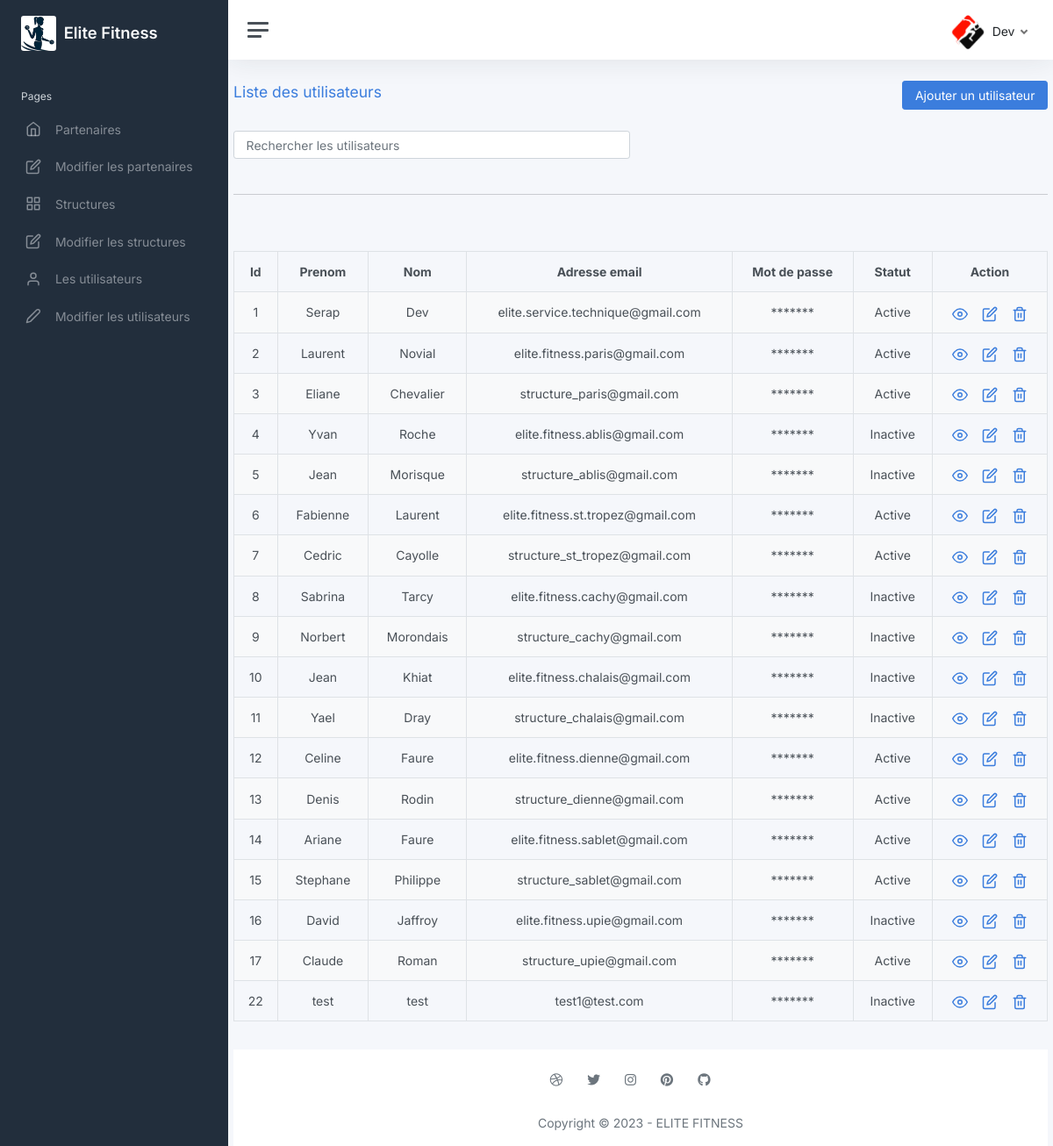
/elite-fitness/pages/modif_utilisateurs.php (signed in), run on the app's committed database.
### tables this page shows
CREATE TABLE `tbl_users` (
  `id` int(11) NOT NULL,
  `name` varchar(250) NOT NULL,
  `username` varchar(250) NOT NULL,
  `email` varchar(100) NOT NULL,
  `password` varchar(100) NOT NULL,
  `roleid` tinyint(4) DEFAULT NULL,
  `isActive` varchar(1) DEFAULT '0',
  `resetpwd` int(11) DEFAULT NULL
);

### elite-fitness/lib/config.php (called while the page is built, shortened)
<?php
	class Config {
	  private $dsn = 'mysql:host=' . self::DBHOST . ';dbname=' . self::DBNAME . '';
	  protected $conn = null;
	  public function __construct() {
	    try {
	      $this->conn = new PDO($this->dsn, self::DBUSER, self::DBPASS);
	      $this->conn->setAttribute(PDO::ATTR_DEFAULT_FETCH_MODE, PDO::FETCH_ASSOC);
	    } catch (PDOException $e) {
	      die('Connectionn Failed : ' . $e->getMessage());
	    }
	    return $this->conn;
	  }
	}
?>

### elite-fitness/pages/modif_utilisateurs.php (the view, shortened to what this page needs)
<?php
include '../lib/config.php';
include '_partials/header.php';
include '_partials/navbar.php';
include './_partials/scripts.php';
	class User extends Config {
	  public function fetch() {
	    $sql = 'SELECT * FROM tbl_users';
	    $stmt = $this->conn->prepare($sql);
	    $stmt->execute();
	    $rows = $stmt->fetchAll();
	    return $rows;
	  }
	}
?>
  <div class="container-fluid">
    <div class="row mt-4">
      <div class="col-lg-12 d-flex justify-content-between align-items-center">
        <div>
          <h4 class="text-primary">Liste des utilisateurs</h4>
        </div>
<?php
		if($rol == 1){
			?>
         <div>
        <a href="./crud_utilisateurs/create.php">
        <button class="btn btn-primary" type="button" data-toggle="modal" data-target="#addNewUserModal">Ajouter un utilisateur</button>
        </a>
        </div>
		<?php
		}
		?>
      </div>
    </div>
    <div class="row mt-4">
            <div class="col-12 col-md-6 mb-4">
                <input type="text" class="form-control"  id="myInput" placeholder="Rechercher les utilisateurs" aria-label="Search cards"
                onkeyup="myFunction()">
            </div>
        </div>
    <hr>
    <div class="row">
      <div class="col-lg-12">
        <div class="table-responsive-sm">
        <div class="mt-5 mb-3 d-flex justify-content-between">
          <?php
$user = new User();
if($datas = $user->fetch()){
    if(count($datas) > 0){
        echo '<table class="table table-striped table-bordered text-center" id="myTable">';
            echo "<thead>";
                echo "<tr>";
                    echo "<th>Id</th>";
                    echo "<th>Prenom</th>";
                    echo "<th>Nom</th>";
                    echo "<th>Adresse email</th>";
                    echo "<th>Mot de passe</th>";
                    echo "<th>Statut</th>";
                    echo "<th>Action</th>";
                echo "</tr>";
            echo "</thead>";
            echo "<tbody>";
            foreach ($datas as $row) {
                echo "<tr>";
                    echo "<td>" . $row['id'] . "</td>";
                    echo "<td>" . $row['name'] . "</td>";
                    echo "<td>" . $row['username'] . "</td>";
                    echo "<td>" . $row['email'] . "</td>";
                    echo "<td>*******</td>";
					  if($row['isActive']==1){$statut='Active';}else{$statut='Inactive';}
                    echo "<td>" . $statut . "</td>";
                    echo "<td>";
                    echo '<a href="./crud_utilisateurs/read.php?id='. $row['id'] .'" class="me-3" ><span class="align-middle" data-feather="eye"></span></a>';
					if($rol == 1){
                    echo '<a href="./crud_utilisateurs/update.php?id='. $row['id'] .'" class="me-3" ><span class="align-middle" data-feather="edit"></span></a>';
                    echo '<a href="./crud_utilisateurs/delete.php?id='. $row['id'] .'" ><span class="align-middle" data-feather="trash-2"></span></a>';
					}
                echo "</td>";
            echo "</tr>";
            }
            echo "</tbody>";
        echo "</table>";
    } else{
        echo '<div class="alert alert-danger"><em>Pas d\'enregistrement</em></div>';
    }
} else{
    echo "Oops! Une erreur est survenue";
}
?>
</div>
</div>
</div>
</div>
<?php
include './_partials/footer.php';
?>

### elite-fitness/pages/_partials/navbar.php (shortened to what this page needs)
<?php
if(isset($_SESSION['email'])){
	$servername = "db5012281103.hosting-data.io";
$username = "dbu2619205";
$password = "SiteEliteFitness2023*@";
$database = "dbs10331785";
$connection = new mysqli($servername, $username, $password, $database);
$sql = "SELECT * FROM tbl_users WHERE email = '".$_SESSION['email']."'";
$result = $connection->query($sql);
$row = $result->fetch_assoc();
$rol = $row['roleid'];
$username = $row['username'];
}
else
{
	 print" <script>
setTimeout(function(){
	window.location.href = 'http://elite-fitness.fr/index.php';
},2);// for 5 second redirection
</script>";
}?>
<body>
	<div class="wrapper">
		<nav id="sidebar" class="sidebar js-sidebar">
			<div class="sidebar-content js-simplebar">
				<a class="sidebar-brand" href="">
					 <img src="../assets/img/logos/capture1.png" class="avatar img-fluid rounded me-1" alt="" />
          <span class="align-middle">Elite Fitness</span>
        </a>
				<ul class="sidebar-nav">
					<li class="sidebar-header">
						Pages
					</li>
					<li class="sidebar-item">
					<a class="sidebar-link" href="../pages/partenaires.php">
              <i class="align-middle" data-feather="home"></i> <span class="align-middle">Partenaires</span>
            </a>
					</li>
					<li class="sidebar-item">
						<a class="sidebar-link" href="../pages/modif_partenaires.php">
						<i class="align-middle" data-feather="edit"></i> <span class="align-middle">Modifier les partenaires</span>
            </a>
					</li>
					<li class="sidebar-item">
					<a class="sidebar-link" href="../pages/structures.php">
						<i class="align-middle" data-feather="grid"></i> <span class="align-middle">Structures</span>
            </a>
					</li>
					<li class="sidebar-item">
						<a class="sidebar-link" href="../pages/modif_structures.php">
						<i class="align-middle" data-feather="edit"></i> <span class="align-middle">Modifier les structures</span>
            </a>
					</li>
					<li class="sidebar-item">
						<a class="sidebar-link" href="../pages/utilisateurs.php">
              <i class="align-middle" data-feather="user"></i> <span class="align-middle">Les utilisateurs</span>
            </a>
					<li class="sidebar-item">
						<a class="sidebar-link" href="../pages/modif_utilisateurs.php">
              <i class="align-middle" data-feather="edit-2"></i> <span class="align-middle">Modifier les utilisateurs</span>
            </a>
					</li>
			</div>
		</nav>
		<div class="main">
			<nav class="navbar navbar-expand navbar-light navbar-bg">
				<a class="sidebar-toggle js-sidebar-toggle">
          <i class="hamburger align-self-center"></i>
        </a>
			<div class="navbar-collapse collapse">
					<ul class="navbar-nav navbar-align">
						<li class="nav-item dropdown">
							<a class="nav-icon dropdown-toggle" href="#" id="alertsDropdown" data-bs-toggle="dropdown">
						<li class="nav-item dropdown">
							<a class="nav-icon dropdown-toggle" href="#" id="messagesDropdown" data-bs-toggle="dropdown">
								<div class="position-relative">
			  <li class="nav-item dropdown">
							<a class="nav-link dropdown-toggle d-none d-sm-inline-block" href="#" data-bs-toggle="dropdown">
                <img src="../assets/img/logos/logo.png" class="avatar img-fluid rounded me-1" alt="" /> <span class="text-dark"><?php print $username ?>
</span>
              </a>
						</li>
					</ul>
				</div>
			</nav>

### data on the page
tbl_users: username "Dev", id "1", name "Serap", email "elite.service.technique@gmail.com", isActive "Active"
tbl_users: id "2", name "Laurent", username "Novial", email "elite.fitness.paris@gmail.com", isActive "Active"
tbl_users: id "3", name "Eliane", username "Chevalier", email "structure_paris@gmail.com", isActive "Active"
tbl_users: id "4", name "Yvan", username "Roche", email "elite.fitness.ablis@gmail.com", isActive "Inactive"
tbl_users: id "5", name "Jean", username "Morisque", email "structure_ablis@gmail.com", isActive "Inactive"
tbl_users: id "6", name "Fabienne", username "Laurent", email "elite.fitness.st.tropez@gmail.com", isActive "Active"
tbl_users: id "7", name "Cedric", username "Cayolle", email "structure_st_tropez@gmail.com", isActive "Active"
tbl_users: id "8", name "Sabrina", username "Tarcy", email "elite.fitness.cachy@gmail.com", isActive "Inactive"
tbl_users: id "9", name "Norbert", username "Morondais", email "structure_cachy@gmail.com", isActive "Inactive"
tbl_users: id "10", name "Jean", username "Khiat", email "elite.fitness.chalais@gmail.com", isActive "Inactive"
tbl_users: id "11", name "Yael", username "Dray", email "structure_chalais@gmail.com", isActive "Inactive"
tbl_users: id "12", name "Celine", username "Faure", email "elite.fitness.dienne@gmail.com", isActive "Active"
tbl_users: id "13", name "Denis", username "Rodin", email "structure_dienne@gmail.com", isActive "Active"
tbl_users: id "14", name "Ariane", username "Faure", email "elite.fitness.sablet@gmail.com", isActive "Active"
tbl_users: id "15", name "Stephane", username "Philippe", email "structure_sablet@gmail.com", isActive "Active"
tbl_users: id "16", name "David", username "Jaffroy", email "elite.fitness.upie@gmail.com", isActive "Inactive"
tbl_users: id "17", name "Claude", username "Roman", email "structure_upie@gmail.com", isActive "Active"
tbl_users: id "22", name "test", username "test", email "test1@test.com", isActive "Inactive"
